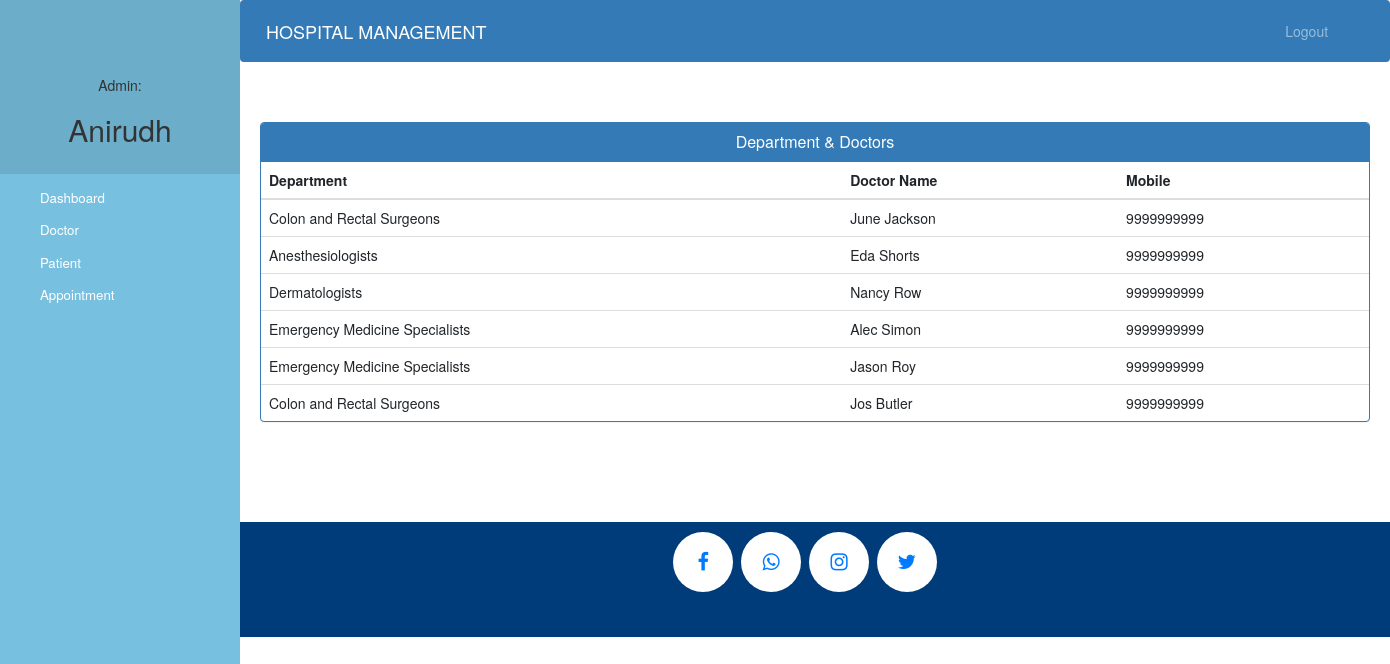
Page /admin-view-doctor-specialisation (signed in) on the committed database.
### hospital/models.py (models this page shows, shortened)
class Doctor(models.Model):
    user=models.OneToOneField(User,on_delete=models.CASCADE)
    address = models.CharField(max_length=40)
    mobile = models.CharField(max_length=20,null=True)
    department= models.CharField(max_length=50,choices=departments,default='Cardiologist')
    status=models.BooleanField(default=False)
    @property
    def get_name(self):
        return self.user.first_name+" "+self.user.last_name

### hospital/views.py (the view)
# urls.py: path('admin-view-doctor-specialisation',views.admin_view_doctor_specialisation_view,name='admin-view-doctor-specialisation'),
@login_required(login_url='adminlogin')
@user_passes_test(is_admin)
def admin_view_doctor_specialisation_view(request):
    doctors=models.Doctor.objects.all().filter(status=True)
    return render(request,'hospital/admin_view_doctor_specialisation.html',{'doctors':doctors})

### hospital/views.py (called while the page is built)
def is_admin(user):
    return user.groups.filter(name='ADMIN').exists()

### templates/hospital/admin_view_doctor_Specialisation.html (shortened to what this page needs)
{% extends 'hospital/admin_base.html' %} {% block content %}
<head>
    <link href="//netdna.bootstrapcdn.com/bootstrap/3.0.0/css/bootstrap.min.css" rel="stylesheet" id="bootstrap-css">
</head>
<div class="container">
    <div class="panel panel-primary">
        <div class="panel-heading">
            <h6 class="panel-title">Department & Doctors</h6>
        </div>
        <table class="table table-hover" id="dev-table">
            <thead>
                <tr>
                    <th>Department</th>
                    <th>Doctor Name</th>
                    <th>Mobile</th>
                </tr>
            </thead>
            {% for d in doctors %}
            <tr>
                <td>{{d.department}}</td>
                <td> {{d.get_name}}</td>
                <td>{{d.mobile}}</td>
            </tr>
            {% endfor %}
        </table>
    </div>
</div>
{% endblock content %}

### templates/hospital/admin_base.html (shortened to what this page needs)
<!DOCTYPE html> {% load static %}
<html lang="en">
<head>
    <link rel="stylesheet" href="https://stackpath.bootstrapcdn.com/bootstrap/4.3.1/css/bootstrap.min.css">
    <link rel="stylesheet" href="https://maxcdn.bootstrapcdn.com/font-awesome/4.7.0/css/font-awesome.min.css">
    <link rel="stylesheet" href="{% static '/style.css' %}">
</head>
<body>
    <nav class="menu" tabindex="0">
        <header class="avatar">
            <br><br>
            <h5>Admin:</h5>
            <h2>{{request.user.first_name}}</h2>
        </header>
        <ul>
            <li tabindex="0" class="icon-dashboard"> <a style="color:white; text-decoration:none;" href="/admin-dashboard"><span>Dashboard</span></a> </li>
            <li tabindex="0" class="icon-customers"> <a style="color:white; text-decoration:none;" href="/admin-doctor"><span>Doctor</span></a></li>
            <li tabindex="0" class="icon-users"> <a style="color:white; text-decoration:none;" href="/admin-patient"><span>Patient</span></a></li>
            <li tabindex="0" class="icon-calendar"> <a style="color:white; text-decoration:none;" href="/admin-appointment"><span>Appointment</span></a></li>
        </ul>
    </nav>
    <main>
        <div class="bs-example">
            <nav class="navbar navbar-expand-md  navbar-dark fixed-top" style="background:#337AB7;">
                <a href="/admin-dashboard" class="navbar-brand">HOSPITAL MANAGEMENT</a>
                <div class="collapse navbar-collapse justify-content-between" id="navbarCollapse">
                    <div class="navbar-nav" style=" margin-left: 90%;">
                        <a href="/logout" class="nav-item nav-link">Logout</a>
                    </div>
                </div>
            </nav>
        </div>
        <br><br> {% block content %} {% endblock content %}
        <br><br><br><br>
        <footer>
            <p>
                <a id="ftr" href="" class="fa fa-facebook"></a>
                <a id="ftr" href="" class="fa fa-whatsapp"></a>
                <a id="ftr" href="" class="fa fa-instagram"></a>
                <a id="ftr" href="" class="fa fa-twitter"></a>
            </p>
            <br>
        </footer>
    </main>
</body>
</html>

### static/style.css (style rules this page uses)
body { padding-left: 240px; }
main { position: relative; height: 100vh; }
.menu { background: #fb8500; height: 100vh; width: 240px; position: fixed; top: 0px; left: 0; z-index: 5; outline: none; }
.menu .avatar { background: rgba(0, 0, 0, 0.1); padding: 2em 0.5em; text-align: center; }
.menu .avatar h2 { font-weight: normal; margin-bottom: 0; }
.menu ul { list-style: none; padding: 0.5em 0; margin: 0; }
.menu ul li { padding: 0.5em 1em 0.5em 3em; font-size: 0.95em; font-weight: regular; background-repeat: no-repeat; background-position: left 15px center; background-size: auto 20px; transition: all 0.15s linear; cursor: pointer; }
.menu ul li.icon-dashboard { background-image: url("http://www.entypo.com/images//gauge.svg"); }
.menu ul li.icon-customers { background-image: url("http://www.entypo.com/images//briefcase.svg"); }
.menu ul li.icon-users { background-image: url("http://www.entypo.com/images//users.svg"); }
.menu ul li.icon-calendar { background-image: url("http://www.entypo.com/images//calendar.svg"); }

### templates/hospital/admin_base.html (style rules this page uses)
a:link { text-decoration: none; }
a { color: white; }
footer { padding: 0px 20px 10px 0px; background-color: #003B7A; margin: 0px; }
.fa { padding: 20px; font-size: 20px; width: 60px; text-align: center; text-decoration: none; margin: 5px 2px; border-radius: 50%; }
.fa-facebook { background: #ffffff; color: #007BFF; margin-top: 10px; }
.fa-whatsapp { background: #ffffff; color: #007BFF; }
.fa-twitter { background: #ffffff; color: #007BFF; }
.fa-instagram { background: #ffffff; color: #007BFF; }
p { text-align: center; }
body { padding-left: 240px; }
main { position: relative; height: 100vh; }
.menu { background: #78C0E0; height: 100vh; width: 240px; position: fixed; top: 0px; left: 0; z-index: 5; outline: none; }
.menu .avatar { background: rgba(0, 0, 0, 0.1); padding: 2em 0.5em; text-align: center; }
.menu .avatar h2 { font-weight: normal; margin-bottom: 0; }
.menu ul { list-style: none; padding: 0.5em 0; margin: 0; }
.menu ul li { padding: 0.5em 1em 0.5em 3em; font-size: 0.95em; font-weight: regular; background-repeat: no-repeat; background-position: left 15px center; background-size: auto 20px; transition: all 0.15s linear; cursor: pointer; }
.menu ul li.icon-dashboard { background-image: url("http://www.entypo.com/images//gauge.svg"); }
.menu ul li.icon-customers { background-image: url("http://www.entypo.com/images//briefcase.svg"); }
.menu ul li.icon-users { background-image: url("http://www.entypo.com/images//users.svg"); }
.menu ul li.icon-calendar { background-image: url("http://www.entypo.com/images//calendar.svg"); }

### templates/hospital/admin_view_doctor_Specialisation.html (style rules this page uses)
a:link { text-decoration: none; }
h6 { text-align: center; }

### rows in the picture
Doctor: department "Colon and Rectal Surgeons", get_name "June Jackson", mobile "9999999999"
Doctor: department "Anesthesiologists", get_name "Eda Shorts", mobile "9999999999"
Doctor: department "Dermatologists", get_name "Nancy Row", mobile "9999999999"
Doctor: department "Emergency Medicine Specialists", get_name "Alec Simon", mobile "9999999999"
Doctor: department "Emergency Medicine Specialists", get_name "Jason Roy", mobile "9999999999"
Doctor: department "Colon and Rectal Surgeons", get_name "Jos Butler", mobile "9999999999"

### other values in the picture
{{ request.user.first_name }} "Anirudh"
